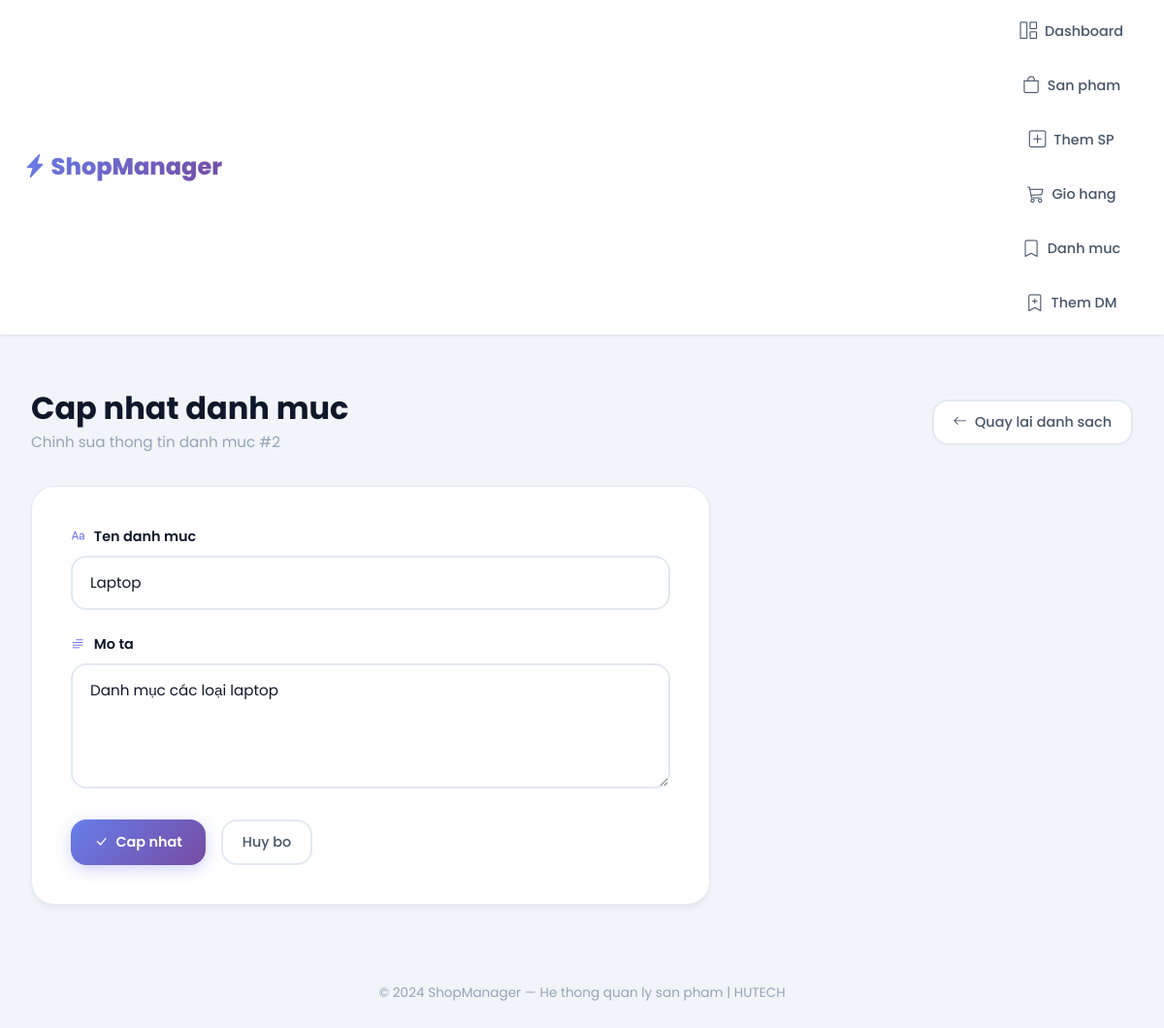
The page /Category/edit/2 on the database its author committed.
### tables this page shows
CREATE TABLE category (
    id INT AUTO_INCREMENT PRIMARY KEY,
    name VARCHAR(100) NOT NULL,
    description TEXT
);

### index.php (called while the page is built, shortened)
<?php
function url($path = '')
{
    return BASE_URL . '/' . ltrim($path, '/');
}
$url = $_GET['url'] ?? '';
$url = rtrim($url, '/');
$url = filter_var($url, FILTER_SANITIZE_URL);
$url = explode('/', $url);
$action = isset($url[1]) && $url[1] != ''
    ? $url[1]
    : 'index';
$controller = new $controllerName();
call_user_func_array([$controller, $action], array_slice($url, 2));

### app/config/database.php (called while the page is built, shortened)
<?php
class Database
{
    private $host = "localhost";
    private $db_name = "my_store";
    private $username = "root";
    private $password = "";
    public function getConnection()
    {
        $this->conn = null;
        try {
            $this->conn = new PDO(
                "mysql:host=" . $this->host . ";dbname=" . $this->db_name,
                $this->username,
                $this->password
            );
            $this->conn->exec("set names utf8");
            $this->conn->setAttribute(PDO::ATTR_ERRMODE, PDO::ERRMODE_EXCEPTION);
        } catch (PDOException $exception) {
            echo "Connection error: " . $exception->getMessage();
        }
        return $this->conn;
    }
}

### app/models/CategoryModel.php (called while the page is built, shortened)
<?php
class CategoryModel
{
    private $conn;
    private $table_name = "category";
    public function __construct($db)
    {
        $this->conn = $db;
    }
    public function getCategoryById($id)
    {
        $query = "SELECT id, name, description FROM " . $this->table_name . " WHERE id = :id";
        $stmt = $this->conn->prepare($query);
        $stmt->bindParam(':id', $id);
        $stmt->execute();
        return $stmt->fetch(PDO::FETCH_OBJ);
    }
}

### app/views/category/edit.php (the view, shortened to what this page needs)
<?php include 'app/views/shares/header.php'; ?>
<div class="page-header d-flex flex-wrap justify-content-between align-items-center gap-3">
    <div>
        <h1>Cap nhat danh muc</h1>
        <p>Chinh sua thong tin danh muc #<?php echo $category->id; ?></p>
    </div>
    <a href="<?php echo url('Category'); ?>" class="btn-secondary-custom">
        <i class="bi bi-arrow-left"></i> Quay lai danh sach
    </a>
</div>
<div class="form-modern" style="max-width: 700px;">
    <form method="POST" action="<?php echo url('Category/update'); ?>">
        <div class="form-group-modern">
            <label><i class="bi bi-type"></i> Ten danh muc</label>
            <input type="text" class="form-input" name="name"
                   value="<?php echo htmlspecialchars($category->name, ENT_QUOTES, 'UTF-8'); ?>" required>
        </div>
        <div class="form-group-modern">
            <label><i class="bi bi-text-paragraph"></i> Mo ta</label>
            <textarea class="form-input" name="description"
                      rows="4"><?php echo htmlspecialchars($category->description, ENT_QUOTES, 'UTF-8'); ?></textarea>
        </div>
        <div class="d-flex gap-3 mt-4">
            <button type="submit" class="btn-primary-custom">
                <i class="bi bi-check-lg"></i> Cap nhat
            </button>
            <a href="<?php echo url('Category'); ?>" class="btn-secondary-custom">
                Huy bo
            </a>
        </div>
    </form>
</div>
<?php include 'app/views/shares/footer.php'; ?>

### public/assets/style.css (style rules this page uses)
:root { --primary: #6366f1; --primary-dark: #4f46e5; --primary-gradient: linear-gradient(135deg, #667eea 0%, #764ba2 100%); --accent: #f59e0b; --accent-gradient: linear-gradient(135deg, #f59e0b, #ef4444); --success: #10b981; --danger: #ef4444; --warning: #f59e0b; --info: #06b6d4; --bg-main: #f1f5f9; --bg-white: #ffffff; --bg-glass: rgba(255, 255, 255, 0.85); --text-primary: #0f172a; --text-secondary: #475569; --text-muted: #94a3b8; --border: #e2e8f0; --shadow-xs: 0 1px 2px rgba(0,0,0,0.05); --shadow-sm: 0 4px 6px -1px rgba(0,0,0,0.07); --shadow-md: 0 10px 25px -5px rgba(0,0,0,0.1); --shadow-lg: 0 25px 50px -12px rgba(0,0,0,0.15); --radius: 16px; --radius-lg: 24px; --radius-full: 9999px; --transition: all 0.3s cubic-bezier(0.4, 0, 0.2, 1); }
* { margin: 0; padding: 0; box-sizing: border-box; }
body { font-family: 'Poppins', sans-serif; background: var(--bg-main); color: var(--text-primary); line-height: 1.6; overflow-x: hidden; }
.page-header { padding: 2rem 0; }
.page-header h1 { font-size: 2rem; font-weight: 700; color: var(--text-primary); margin-bottom: 0.25rem; }
.page-header p { color: var(--text-muted); font-size: 0.95rem; margin: 0; }
.btn-primary-custom { background: var(--primary-gradient); border: none; color: #fff; font-weight: 600; padding: 12px 24px; border-radius: var(--radius); box-shadow: 0 4px 15px rgba(99, 102, 241, 0.3); transition: var(--transition); text-decoration: none; display: inline-flex; align-items: center; gap: 8px; font-size: 0.9rem; }
.btn-secondary-custom { background: var(--bg-white); border: 2px solid var(--border); color: var(--text-secondary); font-weight: 500; padding: 10px 20px; border-radius: var(--radius); transition: var(--transition); text-decoration: none; display: inline-flex; align-items: center; gap: 8px; font-size: 0.9rem; }
.form-modern { background: var(--bg-white); border-radius: var(--radius-lg); border: 1px solid var(--border); box-shadow: var(--shadow-sm); padding: 2.5rem; }
.form-group-modern { margin-bottom: 1.5rem; }
.form-group-modern label { display: block; font-weight: 600; font-size: 0.9rem; color: var(--text-primary); margin-bottom: 0.5rem; }
.form-group-modern label i { color: var(--primary); margin-right: 6px; }
.form-input { width: 100%; padding: 14px 18px; border: 2px solid var(--border); border-radius: var(--radius); font-family: 'Poppins', sans-serif; font-size: 0.95rem; color: var(--text-primary); background: var(--bg-white); transition: var(--transition); }
.form-input::placeholder { color: var(--text-muted); }
.card-modern, .stat-box, .product-card, .form-modern, .detail-info { animation: fadeIn 0.4s ease forwards; }

### rows shown on the page
category: id "2", name "Laptop", description "Danh mục các loại laptop"
